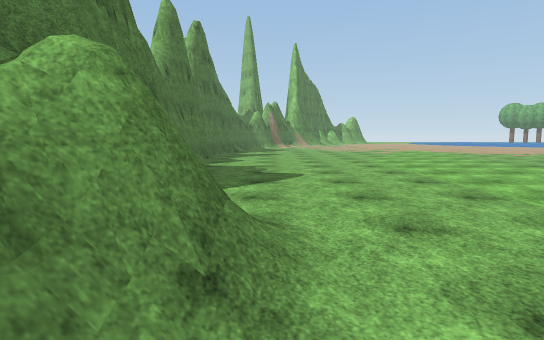
[1] (above)

20 first-person views from a walk through a scene from a Unity 3-D project. The camera is 1.4 m above the floor, tilts 6° down and sees 80° across. The floor is counted in squares, 2 m on a side. Each view is taken from the middle of a square. On the plan, view 1 faces up. The plan holds only what a view shows up to about 10 squares ahead; the rest is blank. The place goes on beyond the plan. Some trees and plants on the terrain are drawn as simple stand-ins. The player character is not drawn. Some surface patterns are stand-ins.

[2]
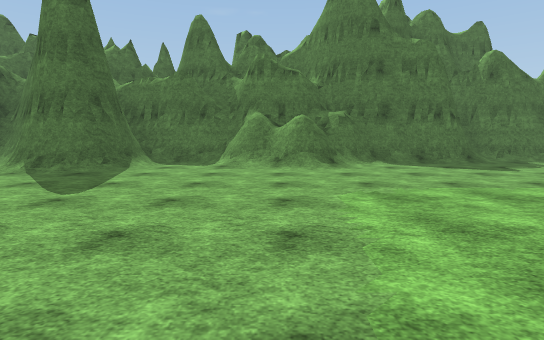

[3]
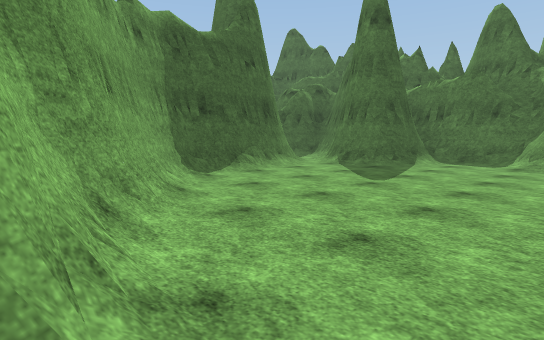

[4]
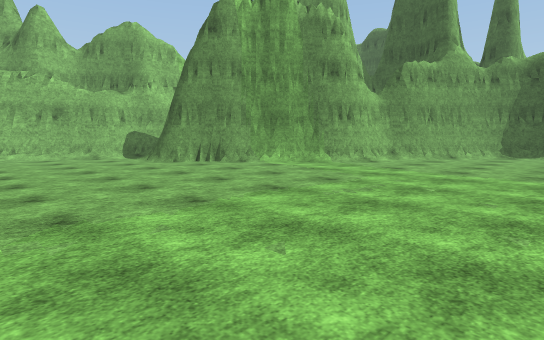

[5]
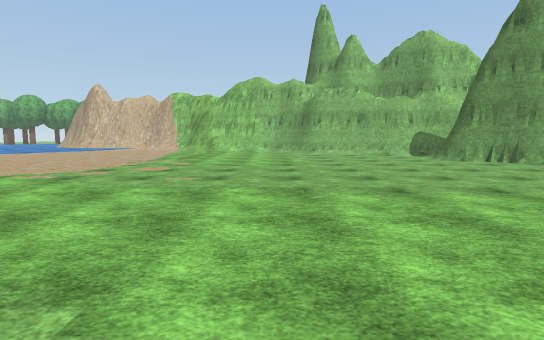

[6]
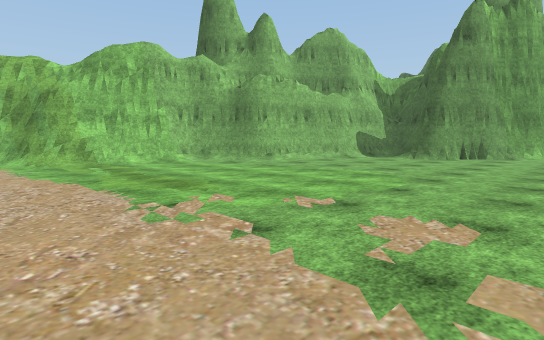

[7]
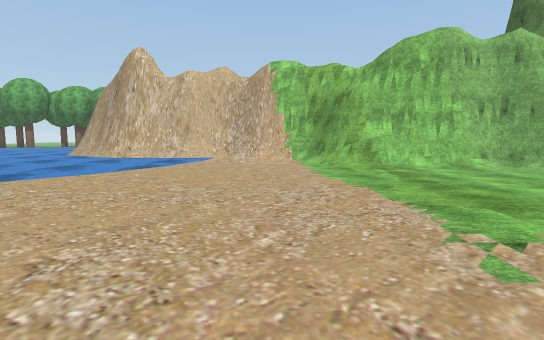

[8]
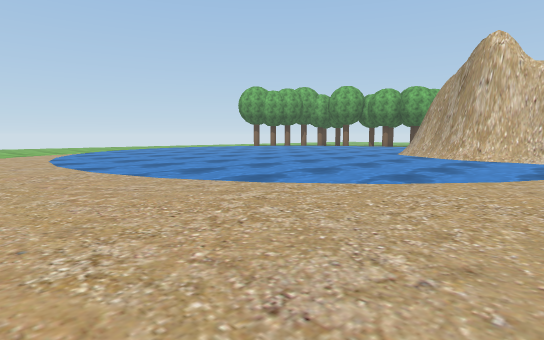

[9]
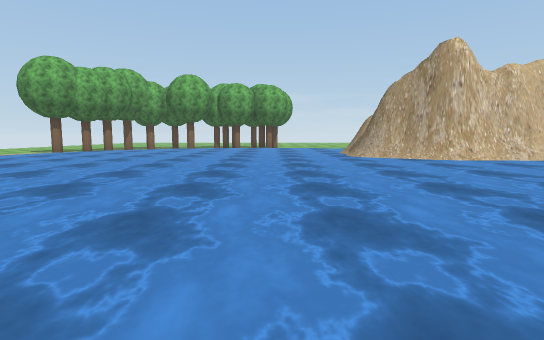

[10]
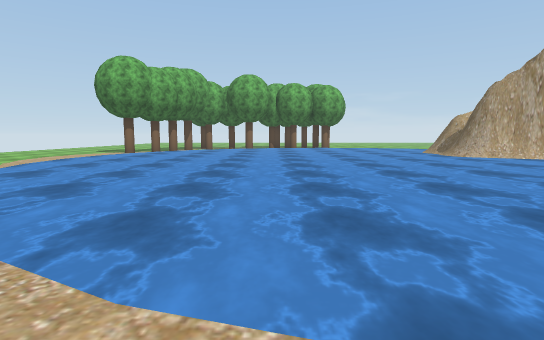

[11]
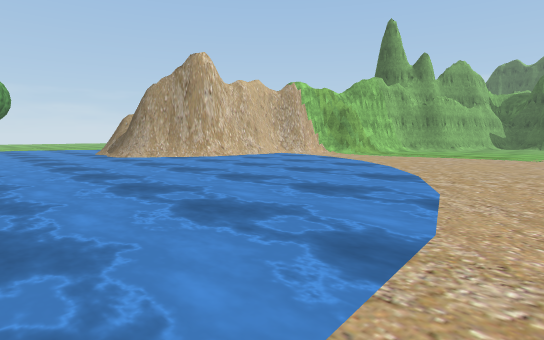

[12]
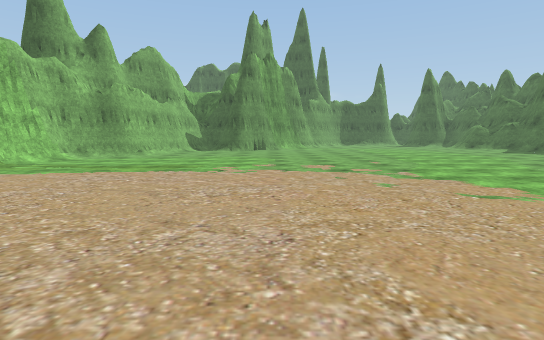

[13]
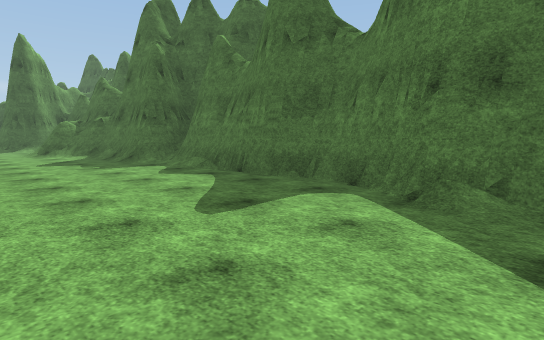

[14]
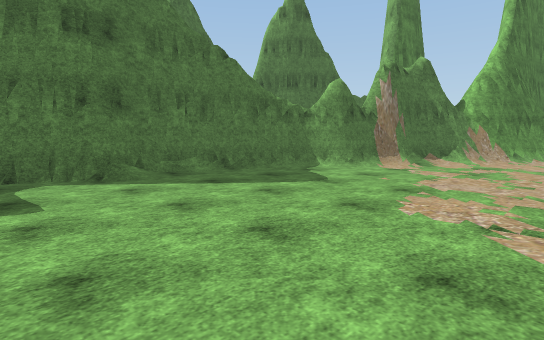

[15]
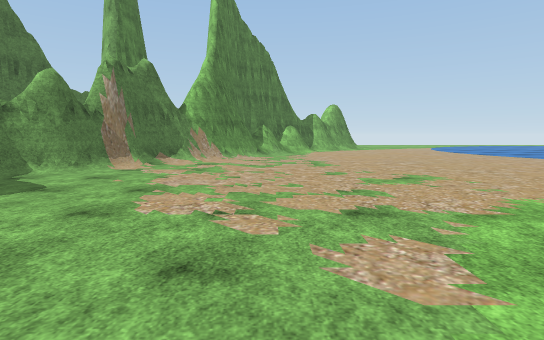

[16]
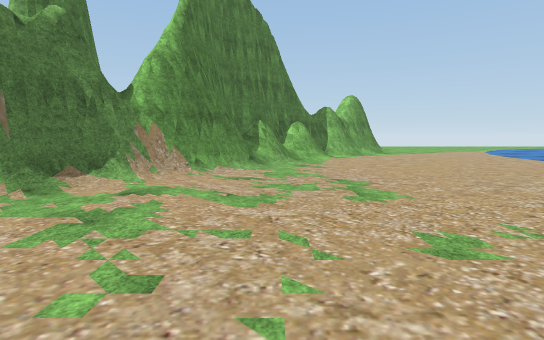

[17]
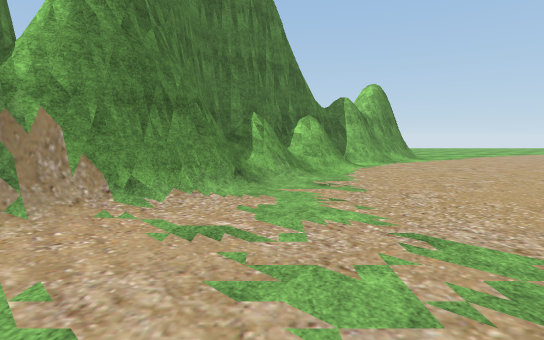

[18]
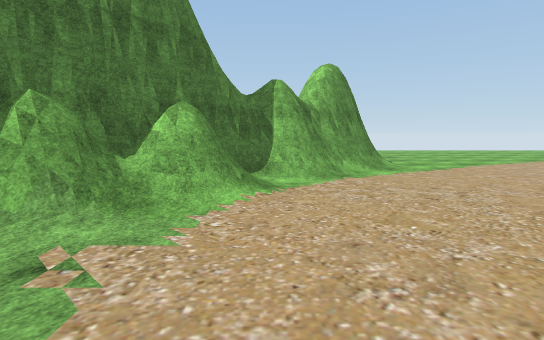

[19]
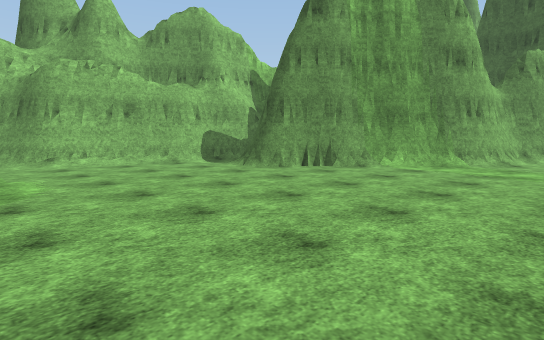

[20]
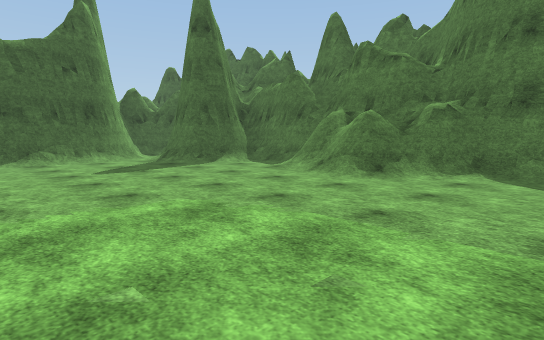

### Floor plan
Key: @ floor where view 1 was taken; # wall or solid block; . main floor; : floor 0.25 m higher than the main floor; / step, stairs or slope; ~ water the walk can cross.
Columns run from 2 left of view 1 to 23 right of it. Each row starts with its distance up from view 1.
 31            ...... ~~~~~
 30           #.....~~~~~~~
 29          ##....~~~~~~~~
 28       ####....~~~~~~~~~
 27      ###......~~~~~~~~~
 26      ###.....~~~~~~~~~~
 25      ##......~~~~~~~~~~
 24      #.......~~~~~~~~~~
 23     ##.......~~~~~~~~~~~~~
 22    ##........~~~~~~~~~~~~
 21   ##/........~~~~~~~~~~~
 20   #/..........~~~~~~~##
 19  ##...........~~~~~~~#
 18 ##/............~~~~~:#
 17 #/..............~~~~:#
 16 #.................~~:#
 15 #...................##
 14 #...................#
 13 #................../#
 12 ................../##
 11 #................./#
 10 #................./#
  9 #................./#
  8 #................/##
  7 /................##
  6 #................#
  5 #...............##
  4 #............//.#
  3 ##...........##/#
  2 ##/.........##  #
  1 ##/........##
  0 ##@.......##
 -1 #/........#
 -2 #//......##
 -3 ###/....##
 -4   #/.///#
 -5   #######

Where each view was taken, in squares from view 1:
view 1: 0 up, 0 right, facing up
view 2: 1 up, 7 right, facing left
view 3: 1 up, 8 right, facing down-left
view 4: 8 up, 3 right, facing down-right
view 5: 9 up, 2 right, facing right
view 6: 14 up, 8 right, facing down-right
view 7: 14 up, 9 right, facing right
view 8: 16 up, 9 right, facing up-right
view 9: 23 up, 10 right, facing right
view 10: 26 up, 10 right, facing right
view 11: 24 up, 10 right, facing down-right
view 12: 19 up, 10 right, facing down
view 13: 15 up, 2 right, facing down-left
view 14: 12 up, 4 right, facing up-left
view 15: 12 up, 4 right, facing up
view 16: 16 up, 4 right, facing up
view 17: 19 up, 4 right, facing up
view 18: 22 up, 6 right, facing up
view 19: 9 up, 6 right, facing down-right
view 20: 5 up, 5 right, facing down-left
